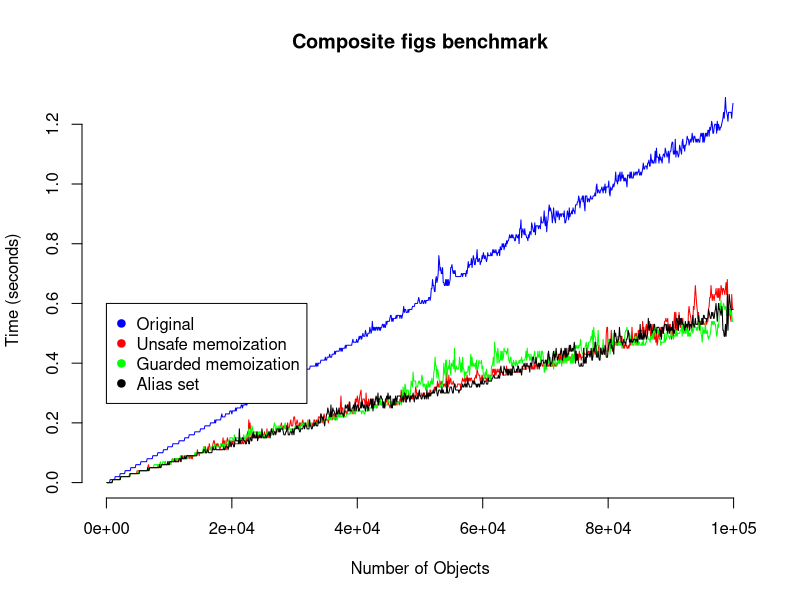
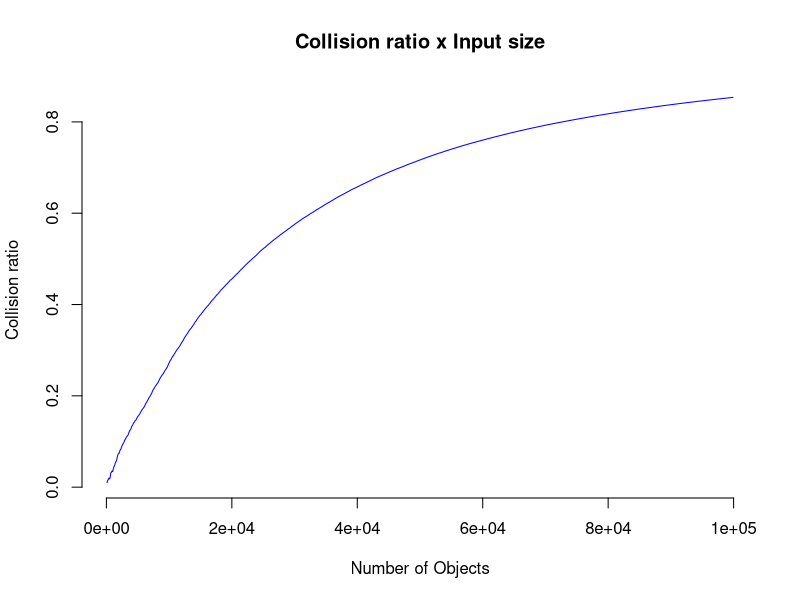

These figures' R source, in order:
f1 <- read.csv(file = "csv/original.csv")
f2 <- read.csv(file = "csv/unsafe-memo.csv")
f3 <- read.csv(file = "csv/guarded.csv")
f4 <- read.csv(file = "csv/alias-set.csv")
f5 <- read.csv(file = "csv/collisions.csv")

plot(f1$n, f1$time, main = "Composite figs benchmark", xlab = "Number of Objects", ylab = "Time (seconds)", type = "l", frame = FALSE, col = "blue")
lines(f2$n, f2$time, col = "red", type = "l")
lines(f3$n, f3$time, col = "green", type = "l")
lines(f4$n, f4$time, col = "black", type = "l")


legend(0, 0.6, legend=c("Original", "Unsafe memoization", "Guarded memoization", "Alias set"), pch=c(19, 19, 19, 19), col=c("blue", "red", "green", "black"))


plot(f1$n, f5$collisions / f1$n, main = "Collision ratio x Input size", xlab = "Number of Objects", ylab = "Collision ratio", type = "l", frame = FALSE, col = "blue")
